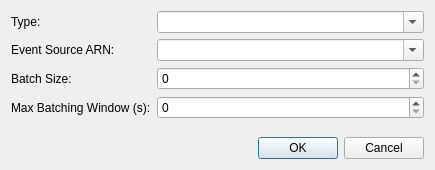
<?xml version="1.0" encoding="UTF-8"?>
<ui version="4.0">
 <class>LambdaEventSourceDetailDialog</class>
 <widget class="QDialog" name="LambdaEventSourceDetailDialog">
  <property name="geometry">
   <rect>
    <x>0</x>
    <y>0</y>
    <width>435</width>
    <height>170</height>
   </rect>
  </property>
  <property name="windowTitle">
   <string>Lambda Event Source</string>
  </property>
  <layout class="QVBoxLayout" name="verticalLayout">
   <item>
    <layout class="QFormLayout" name="formLayout">
     <item row="0" column="0">
      <widget class="QLabel" name="typeLabel">
       <property name="text">
        <string>Type:</string>
       </property>
      </widget>
     </item>
     <item row="0" column="1">
      <widget class="QComboBox" name="typeComboBox">
       <property name="editable">
        <bool>true</bool>
       </property>
      </widget>
     </item>
     <item row="1" column="0">
      <widget class="QLabel" name="eventSourceArnLabel">
       <property name="text">
        <string>Event Source ARN:</string>
       </property>
      </widget>
     </item>
     <item row="1" column="1">
      <widget class="QComboBox" name="eventSourceArnComboBox">
       <property name="editable">
        <bool>true</bool>
       </property>
      </widget>
     </item>
     <item row="2" column="0">
      <widget class="QLabel" name="batchSizeLabel">
       <property name="text">
        <string>Batch Size:</string>
       </property>
      </widget>
     </item>
     <item row="2" column="1">
      <widget class="QSpinBox" name="batchSizeSpinBox"/>
     </item>
     <item row="3" column="0">
      <widget class="QLabel" name="maxBatchingWindowLabel">
       <property name="text">
        <string>Max Batching Window (s):</string>
       </property>
      </widget>
     </item>
     <item row="3" column="1">
      <widget class="QSpinBox" name="maxBatchingWindowSpinBox"/>
     </item>
    </layout>
   </item>
   <item>
    <widget class="QDialogButtonBox" name="buttonBox">
     <property name="standardButtons">
      <set>QDialogButtonBox::StandardButton::Cancel|QDialogButtonBox::StandardButton::Ok</set>
     </property>
    </widget>
   </item>
  </layout>
 </widget>
 <resources/>
 <connections/>
</ui>
